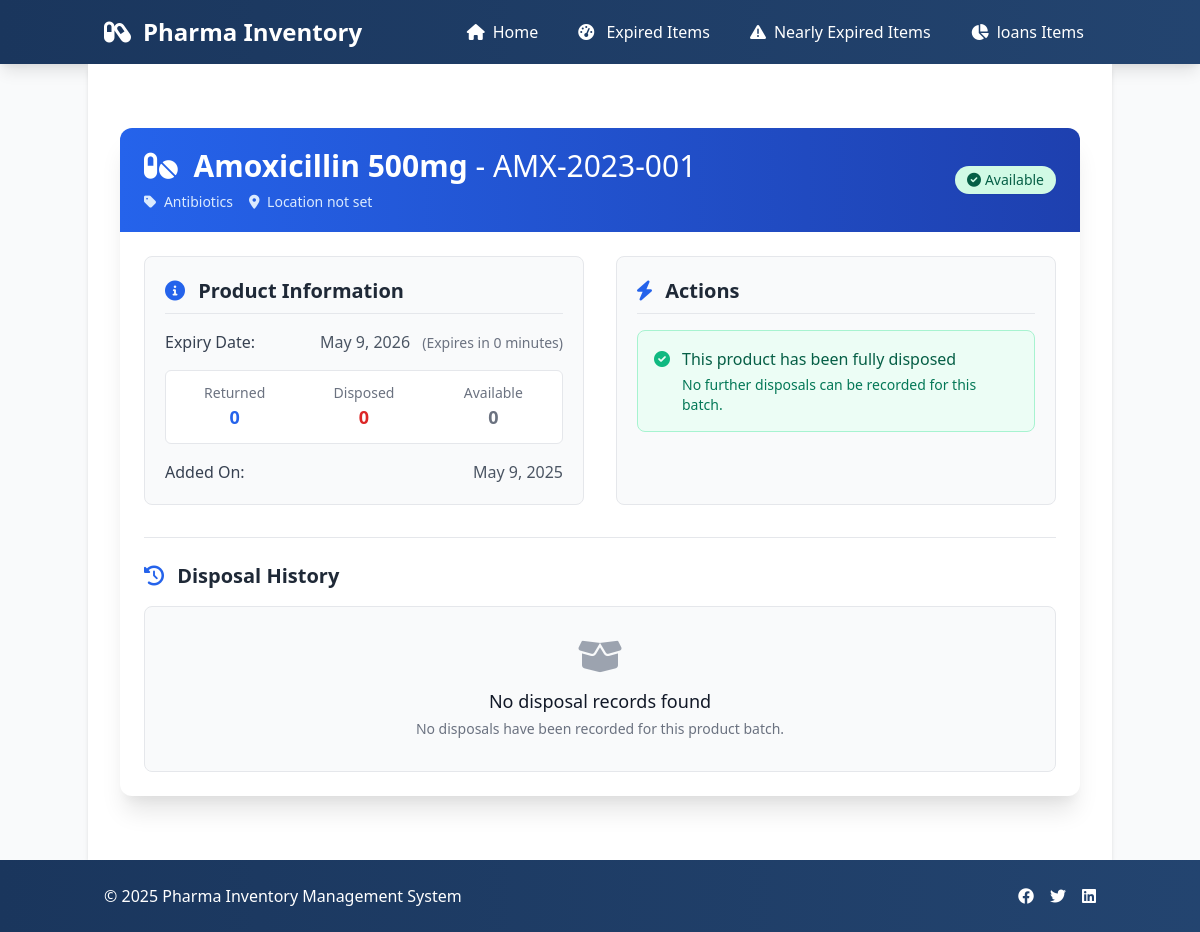
Page /inventory/inventory/1/ (signed in) on the committed database.
### inventory/models.py (models this page shows, shortened)
class Inventory(models.Model):
    CATEGORY_CHOICES = [
        ('antibiotics', 'Antibiotics'),
        ('pain_relievers', 'Pain Relievers (Analgesics)'),
        ('anti_inflammatory', 'Antipyretics and Anti-inflammatory Drugs'),
        ('gastrointestinal', 'Antacids and Gastrointestinal Medicines'),
        ('vitamins', 'Vitamins and Supplements'),
        ('antidiabetics', 'Antidiabetics'),
        ('cardiovascular', 'Cardiovascular Medicines'),
        ('respiratory', 'Respiratory Medicines (Asthma, COPD)'),
        ('antimalarials', 'Antimalarials'),
        ('cough_cold', 'Cough and Cold Preparations'),
    ]
    product_name = models.CharField(max_length=255)
    batch_no = models.CharField(max_length=100)
    quantity = models.IntegerField()
    reserved_quantity = models.IntegerField(default=0, help_text="Quantity reserved during payment")
    expiry_date = models.DateField()
    price = models.DecimalField(max_digits=10, decimal_places=2)
    category = models.CharField(
        max_length=50,
        choices=CATEGORY_CHOICES,
        default='antibiotics',
        verbose_name="Category"
    )
    shelf_location = models.CharField(
        max_length=100,
        blank=True,
        null=True,
        verbose_name="Shelf Location",
        help_text="Physical location of the product in storage"
    )
    created_at = models.DateTimeField(auto_now_add=True)
    STATUS_CHOICES = [
        ('available', 'Available'),
        ('expired', 'Expired'),
        ('disposed', 'Disposed'),
        ('quarantined', 'Quarantined'),
    ]
    status = models.CharField(
        max_length=20,
        choices=STATUS_CHOICES,
        default='available'
    )
    moved_to_pharmacy_date = models.DateField(
        null=True,
        blank=True,
        verbose_name="Moved to Pharmacy Date",
        help_text="Date when product was moved to pharmacy section"
    )
    original_quantity = models.IntegerField(
        default=0,
        verbose_name="Original Quantity",
        help_text="Initial quantity when product was added"
    )
    total_disposed = models.IntegerField(
        default=0,
        verbose_name="Total Disposed",
        help_text="Sum of all disposed quantities"
    )
    @property
    def returned_quantity(self):
        return PharmacyLoan.objects.filter(inventory=self).aggregate(
            total=Sum('quantity_returned')
        )['total'] or 0
    @property
    def remaining_post_return_quantity(self):
        return max(0, self.returned_quantity - self.total_disposed)
    NEAR_EXPIRY_THRESHOLD = 180  # 6 months in days
    class Meta:
        verbose_name_plural = "Inventories"

### inventory/views.py (the view)
# urls.py: path('inventory/<int:pk>/',views.ProductDetailView.as_view(), name='product_detail'),
class ProductDetailView(DetailView):
    model = Inventory
    template_name = 'regulatory/product_detail.html'
    context_object_name = 'product'
    def get_context_data(self, **kwargs):
        context = super().get_context_data(**kwargs)
        context['disposals'] = Disposal.objects.filter(inventory=self.object)
        context['current_date'] = timezone.now().date()  # Add this line
        return context

### inventory/templates/regulatory/product_detail.html (shortened to what this page needs)
{% extends 'base.html' %}
{% load humanize %}
{% block content %}
<div class="container mx-auto px-4 py-8">
    <div class="bg-white shadow-xl rounded-xl overflow-hidden">
        <div class="bg-gradient-to-r from-blue-600 to-blue-800 px-6 py-5">
            <div class="flex flex-col md:flex-row md:items-center md:justify-between">
                <div>
                    <h1 class="text-2xl md:text-3xl font-bold text-white">
                        <i class="fas fa-pills mr-2"></i>
                        {{ product.product_name }}
                        <span class="font-light">- {{ product.batch_no }}</span>
                    </h1>
                    <div class="flex items-center mt-2 space-x-4">
                        <span class="text-blue-100 text-sm">
                            <i class="fas fa-tag mr-1"></i> {{ product.get_category_display }}
                        </span>
                        <span class="text-blue-100 text-sm">
                            <i class="fas fa-map-marker-alt mr-1"></i> {{ product.shelf_location|default:"Location not set" }}
                        </span>
                    </div>
                </div>
                <div class="mt-3 md:mt-0">
                    <span class="inline-flex items-center px-3 py-1 rounded-full text-sm font-medium
                        {% if product.status == 'expired' %}bg-red-100 text-red-800
                        {% elif product.status == 'disposed' %}bg-gray-200 text-gray-800
                        {% elif product.status == 'quarantined' %}bg-yellow-100 text-yellow-800
                        {% else %}bg-green-100 text-green-800{% endif %} shadow-sm">
                        {% if product.status == 'expired' %}
                            <i class="fas fa-exclamation-circle mr-1"></i>
                        {% elif product.status == 'disposed' %}
                            <i class="fas fa-trash-alt mr-1"></i>
                        {% elif product.status == 'quarantined' %}
                            <i class="fas fa-ban mr-1"></i>
                        {% else %}
                            <i class="fas fa-check-circle mr-1"></i>
                        {% endif %}
                        {{ product.get_status_display }}
                    </span>
                </div>
            </div>
        </div>
        <div class="p-6">
            <div class="grid md:grid-cols-2 gap-8 mb-8">
                <div class="bg-gray-50 p-5 rounded-lg border border-gray-200">
                    <h2 class="text-xl font-semibold mb-4 text-gray-800 border-b pb-2">
                        <i class="fas fa-info-circle mr-2 text-blue-600"></i>
                        Product Information
                    </h2>
                    <div class="space-y-4">
                        <div class="flex justify-between">
                            <span class="font-medium text-gray-700">Expiry Date:</span>
                            <span class="{% if product.expiry_date < current_date %}text-red-600 font-semibold{% else %}text-gray-600{% endif %}">
                                {{ product.expiry_date|date:"M j, Y" }}
                                <span class="text-sm ml-2 {% if product.expiry_date < current_date %}text-red-500{% else %}text-gray-500{% endif %}">
                                    {% with days=product.expiry_date|timesince:current_date %}
                                        {% if product.expiry_date < current_date %}
                                            (Expired {{ days }} ago)
                                        {% else %}
                                            (Expires in {{ days }})
                                        {% endif %}
                                    {% endwith %}
                                </span>
                            </span>
                        </div>
                        <div class="grid grid-cols-3 gap-4 bg-white p-3 rounded-md border">
                            <div class="text-center">
                                <p class="text-sm font-medium text-gray-500">Returned</p>
                                <p class="text-lg font-bold text-blue-600">{{ product.returned_quantity|intcomma }}</p>
                            </div>
                            <div class="text-center border-x">
                                <p class="text-sm font-medium text-gray-500">Disposed</p>
                                <p class="text-lg font-bold text-red-600">{{ product.total_disposed|intcomma }}</p>
                            </div>
                            <div class="text-center">
                                <p class="text-sm font-medium text-gray-500">Available</p>
                                <p class="text-lg font-bold {% if product.remaining_post_return_quantity == 0 %}text-gray-500{% else %}text-green-600{% endif %}">
                                    {{ product.remaining_post_return_quantity|intcomma }}
                                </p>
                            </div>
                        </div>
                        <div class="flex justify-between">
                            <span class="font-medium text-gray-700">Added On:</span>
                            <span class="text-gray-600">{{ product.created_at|date:"M j, Y" }}</span>
                        </div>
                    </div>
                </div>
                <div class="bg-gray-50 p-5 rounded-lg border border-gray-200">
                    <h2 class="text-xl font-semibold mb-4 text-gray-800 border-b pb-2">
                        <i class="fas fa-bolt mr-2 text-blue-600"></i>
                        Actions
                    </h2>
                    {% if can_dispose %}
                        <div class="space-y-3">
                            {% if product.status == 'expired' or product.expiry_date < current_date %}
                                <a href="{% url 'dispose_product' pk=product.pk %}"
                                   class="w-full flex items-center justify-center px-4 py-3 bg-gradient-to-r from-red-600 to-red-700 text-white rounded-lg hover:from-red-700 hover:to-red-800 transition-all shadow-md hover:shadow-lg">
                                    <i class="fas fa-trash-alt mr-2"></i>
                                    Record Disposal ({{ product.remaining_post_return_quantity|intcomma }} available)
                                </a>
                            {% endif %}
                            <a href="#"
                               class="w-full flex items-center justify-center px-4 py-3 bg-gradient-to-r from-blue-600 to-blue-700 text-white rounded-lg hover:from-blue-700 hover:to-blue-800 transition-all shadow-md hover:shadow-lg">
                                <i class="fas fa-edit mr-2"></i> Edit Product Details
                            </a>
                            <a href="#"
                               class="w-full flex items-center justify-center px-4 py-3 bg-gradient-to-r from-gray-600 to-gray-700 text-white rounded-lg hover:from-gray-700 hover:to-gray-800 transition-all shadow-md hover:shadow-lg">
                                <i class="fas fa-history mr-2"></i> View Audit Trail
                            </a>
                        </div>
                    {% elif product.status == 'disposed' or product.remaining_post_return_quantity == 0 %}
                        <div class="bg-green-50 border border-green-200 rounded-lg p-4 flex items-start">
                            <i class="fas fa-check-circle text-green-500 mt-1 mr-3"></i>
                            <div>
                                <p class="text-green-800 font-medium">This product has been fully disposed</p>
                                <p class="text-green-700 text-sm mt-1">No further disposals can be recorded for this batch.</p>
                            </div>
                        </div>
                    {% endif %}
                </div>
            </div>
            <div class="border-t pt-6">
                <div class="flex justify-between items-center mb-4">
                    <h2 class="text-xl font-semibold text-gray-800">
                        <i class="fas fa-history mr-2 text-blue-600"></i>
                        Disposal History
                    </h2>
                </div>
                {% if disposals %}
                    <div class="overflow-x-auto rounded-lg border border-gray-200 shadow-sm">
                        <table class="min-w-full divide-y divide-gray-200">
                            <thead class="bg-gray-100">
                                <tr>
                                    <th class="px-6 py-3 text-left text-xs font-medium text-gray-700 uppercase tracking-wider">Date</th>
                                    <th class="px-6 py-3 text-left text-xs font-medium text-gray-700 uppercase tracking-wider">Method</th>
                                    <th class="px-6 py-3 text-left text-xs font-medium text-gray-700 uppercase tracking-wider">Quantity</th>
                                    <th class="px-6 py-3 text-left text-xs font-medium text-gray-700 uppercase tracking-wider">Status</th>
                                    <th class="px-6 py-3 text-left text-xs font-medium text-gray-700 uppercase tracking-wider">Remaining After</th>
                                    <th class="px-6 py-3 text-left text-xs font-medium text-gray-700 uppercase tracking-wider">Documented By</th>
                                </tr>
                            </thead>
                            <tbody class="bg-white divide-y divide-gray-200">
                                {% for disposal in disposals %}
                                <tr class="hover:bg-gray-50 transition-colors">
                                    <td class="px-6 py-4 whitespace-nowrap text-sm font-medium text-gray-900">
                                        {{ disposal.disposal_date|date:"M j, Y" }}
                                    </td>
                                    <td class="px-6 py-4 whitespace-nowrap text-sm text-gray-500">
                                        {{ disposal.get_method_display }}
                                    </td>
                                    <td class="px-6 py-4 whitespace-nowrap text-sm text-gray-900 font-medium">
                                        {{ disposal.quantity|intcomma }}
                                    </td>
                                    <td class="px-6 py-4 whitespace-nowrap">
                                        <span class="px-2.5 py-0.5 inline-flex text-xs leading-5 font-semibold rounded-full
                                            {% if disposal.is_complete %}bg-green-100 text-green-800
                                            {% else %}bg-yellow-100 text-yellow-800{% endif %}">
                                            {% if disposal.is_complete %}
                                                <i class="fas fa-check-circle mr-1"></i> Complete
                                            {% else %}
                                                <i class="fas fa-hourglass-half mr-1"></i> Partial
                                            {% endif %}
                                        </span>
                                    </td>
                                    <td class="px-6 py-4 whitespace-nowrap text-sm text-gray-500">
                                        {{ disposal.remaining_after|intcomma }}
                                    </td>
                                    <td class="px-6 py-4 whitespace-nowrap text-sm text-gray-500">
                                        <div class="flex items-center">
                                            <div class="flex-shrink-0 h-8 w-8 rounded-full bg-blue-100 flex items-center justify-center text-blue-800 font-medium">
                                                {{ disposal.documented_by.get_full_name|slice:":1" }}
                                            </div>
                                            <div class="ml-3">
                                                <p class="text-gray-900 font-medium">{{ disposal.documented_by.get_full_name }}</p>
                                                <p class="text-gray-500 text-xs">{{ disposal.documented_by.username }}</p>
                                            </div>
                                        </div>
                                    </td>
                                </tr>
                                {% endfor %}
                            </tbody>
                        </table>
                    </div>
                {% else %}
                    <div class="bg-gray-50 border border-gray-200 rounded-lg p-8 text-center">
                        <i class="fas fa-box-open text-gray-400 text-4xl mb-3"></i>
                        <h3 class="text-lg font-medium text-gray-900">No disposal records found</h3>
                        <p class="mt-1 text-sm text-gray-500">No disposals have been recorded for this product batch.</p>
                    </div>
                {% endif %}
            </div>
        </div>
    </div>
</div>
{% endblock %}

### inventory/templates/base.html (style rules this page uses)
:root { --primary-color: #1a365d; --secondary-color: #2c5282; --accent-color: #4299e1; --hover-color: #63b3ed; }

### rows in the picture
Inventory: product_name "Amoxicillin 500mg", batch_no "AMX-2023-001", category "Antibiotics", shelf_location "Location not set", status "Available", expiry_date "May 9, 2026", returned_quantity "0", total_disposed "0", remaining_post_return_quantity "0", created_at "May 9, 2025"

### other values in the picture
{{ days }} "0 minutes"
